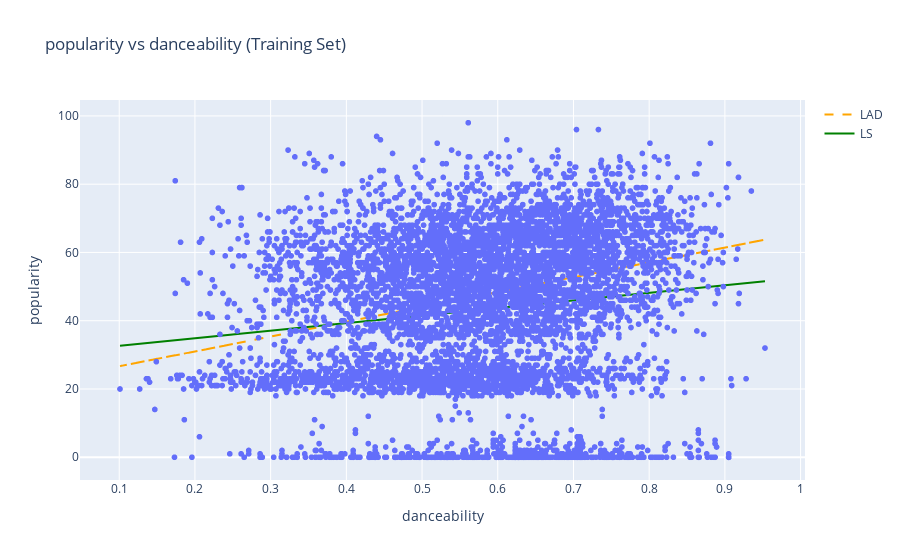

Write notebook code for a chart like this one.
### Code cell
# 1. Train LAD model on your training Set
# 2. Get the parameters of your model to write formula
# 3. Train LS model on your training Set
# 4. Get the parameters of your model to write formula
# 5. Create a scatterplot of happiness vs your predictor variable
#    with a line for each model

px.scatter(train_df, x=predictor, y='popularity',
           title=f'popularity vs {predictor} (Training Set)',
           labels={predictor: predictor, 'popularity': 'popularity'},
           opacity=0.7)

lad_fit = LADRegression()
lad_fit.fit(X=np.array(train_df[predictor]).reshape(-1, 1),
            y=train_df['popularity'])
print(f"LAD model: intercept: {lad_fit.intercept_}, slope: {lad_fit.coef_[0]}")

fig = px.scatter(train_df, x=predictor, y='popularity', title="popularity vs danceability (Training Set)",
)
fig.add_trace(
    go.Scatter(x=train_df[predictor],
               y=lad_fit.intercept_ + train_df[predictor] * lad_fit.coef_[0],
               mode='lines',
               name='LAD',
               line={'dash': 'dash',
                     'color': 'orange'})
)

ls_fit = LinearRegression()
ls_fit.fit(X=np.array(train_df[predictor]).reshape(-1, 1),
                y=train_df['popularity'])
print(f"LS model: intercept: {ls_fit.intercept_}, slope: {ls_fit.coef_[0]}")

fig.add_trace(
    go.Scatter(x=train_df[predictor],
               y=ls_fit.intercept_ + train_df[predictor] * ls_fit.coef_[0],
               mode='lines',
               name='LS',
               line={'dash': 'solid',
                     'color': 'green'})
)

fig.add_annotation(
    text="Regression Lines: LAD (dashed orange), LS (solid green) - Predicting popularity from danceability",
    xref="paper", yref="paper",
    x=0.5, y=-0.25,  
    showarrow=False,
    font=dict(size=12),
    align="center"
)

fig.show()

### Figure 1 — Plotly figure (JSON) as saved in the notebook; plotly's stock layout.template omitted (floating-point values rounded to 4 significant figures; data arrays with more than 128 entries replaced by an {"elided": "..."} marker saying what was removed)
{"data": [{"hovertemplate": "danceability=%{x}<br>popularity=%{y}<extra></extra>", "legendgroup": "", "marker": {"color": "#636efa", "symbol": "circle"}, "mode": "markers", "name": "", "showlegend": false, "type": "scattergl", "x": {"elided": "7199 float values"}, "xaxis": "x", "y": {"elided": "7199 int values"}, "yaxis": "y"}, {"line": {"color": "orange", "dash": "dash"}, "mode": "lines", "name": "LAD", "type": "scatter", "x": {"elided": "7199 float values"}, "y": {"elided": "7199 float values"}}, {"line": {"color": "green", "dash": "solid"}, "mode": "lines", "name": "LS", "type": "scatter", "x": {"elided": "7199 float values"}, "y": {"elided": "7199 float values"}}], "layout": {"annotations": [{"align": "center", "font": {"size": 12}, "showarrow": false, "text": "Regression Lines: LAD (dashed orange), LS (solid green) - Predicting popularity from danceability", "x": 0.5, "xref": "paper", "y": -0.25, "yref": "paper"}], "legend": {"tracegroupgap": 0}, "title": {"text": "popularity vs danceability (Training Set)"}, "xaxis": {"anchor": "y", "domain": [0, 1], "title": {"text": "danceability"}}, "yaxis": {"anchor": "x", "domain": [0, 1], "title": {"text": "popularity"}}}}
